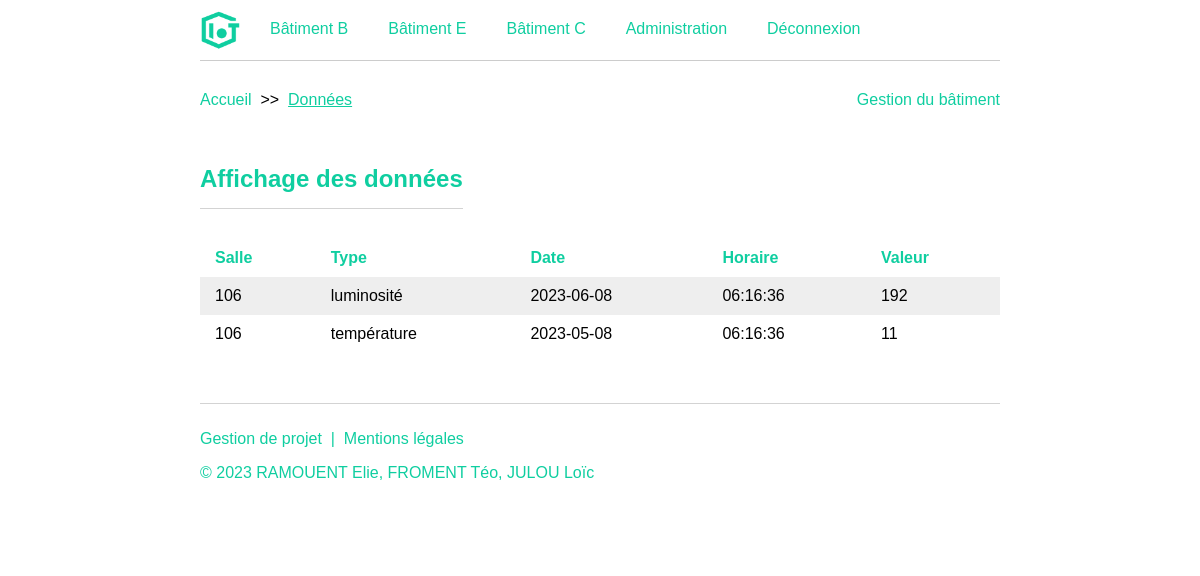
Page /sensors.php (signed in) on the committed database.
### tables this page shows
CREATE TABLE `Batiment` (
  `id_bat` tinyint(4) NOT NULL,
  `nom_bat` varchar(1) NOT NULL,
  `login_gest` varchar(25) NOT NULL,
  `password_gest` varchar(64) NOT NULL
);

### inc/functions.php (the view, shortened to what this page needs)
<?php
	function html_header($title, $description) {
		echo "<!DOCTYPE html>
		<html>
		<head>
			<meta charset='utf-8'>
			<meta name='viewport' content='width=device-width, initial-scale=1'>
			<meta name='description' content=\"$description\">
			<meta name='author' content='RAMOUNET Elie, JULOU Loïc, FROMENT Téo'>
			<link type='text/css' rel='stylesheet' href='css/style.css'>
			<title>$title</title>
		</head>
		<body>";
	}
	function html_nav($buildings) {
		$nav = '<nav class="flex">
		<img alt="Logo d\'IoT" src="./img/logo.png" class="logo">';
		foreach($buildings as $building)
			$nav = $nav . '<a href="sensors.php?b=' . $building[0] . '">Bâtiment ' . $building[1] . '</a>';
		$nav = $nav . '<a href="admin.php">Administration</a>';
		if ($_SESSION['connected'] === 1) {
			$nav = $nav . '<a href="logout.php">Déconnexion</a>';
		}
		echo $nav . '</nav>';
	}
	function html_footer() {
		echo "<footer>
		<p><a href='projet.php'>Gestion de projet</a>&nbsp; | &nbsp;<a href='legal.php'>Mentions légales</a>
			<p>&copy; 2023 RAMOUENT Elie, FROMENT Téo, JULOU Loïc</p>
			</footer>
		</body>
		</html>";
	}
?>

### css/style.css (style rules this page uses)
:root { --blue1: #00a6fb; --blue2: #0582CA; --blue3: #006494; --blue4: #003554; --black: #051923; --green: #0fcea0; }
* { font-family: sans-serif, arial; box-sizing: border-box; }
html { scroll-behavior: smooth; }
body { margin: 0 400px 0; }
.flex { display: flex; }
.logo { width: 40px; margin-right: 20px; }
a { color: var(--green); text-decoration: none; }
nav { padding: 10px 0; border-bottom: 1px solid #ccc; margin-bottom: 30px; position: sticky; top: 0; z-index: 9; background-color: white; }
nav a { display: inline-block; padding: 10px; border-radius: 3px; margin-right: 20px; }
footer { padding: 10px 0 50px; color: var(--green); border-top: 1px solid lightgray; margin-top: 50px; }
@media all and (max-width: 1466px) { body { margin: 0 200px 0; } }

### rows in the picture
batiment: nom_bat "B"
batiment: nom_bat "E"
batiment: nom_bat "C"

### other values in the picture
substr($ligne['nom_capt'], 1, 3) "106"
substr($ligne['nom_capt'], 5) "luminosité"
$ligne['date_mes'] "2023-06-08"
$ligne['horaire_mes'] "06:16:36"
$ligne['valeur_mes'] "192"
substr($ligne['nom_capt'], 5) "température"
$ligne['date_mes'] "2023-05-08"
$ligne['valeur_mes'] "11"
